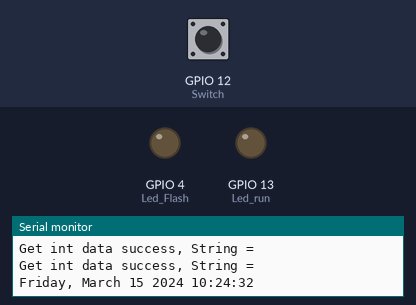
The sketch below on a simulated ESP32. Parts: output pins drawn as LEDs (lit = HIGH), the last lines printed to the serial monitor. Inputs (shaded band) come from the test bench; at power-on: GPIO 12 (Switch) LOW. WiFi joins after 1.5 s; servers stay silent unless stated; the local clock reads 2024-03-15 10:24:30 at power-on unless the sketch sets it; the camera gives no picture; the Firebase database answers and starts empty.

Above: at 3.1 s.
3.2 s: GPIO 12 (Switch) pulled HIGH for 3.2 s
At 3.73 s:
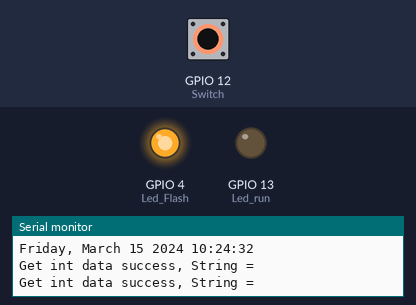
Timing chart, 0 to 7.2 s (numbered marks = the images above; inputs shaded):
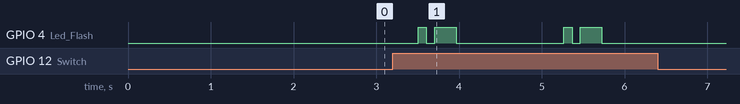

Measured:
- after the input at 3.2 s, GPIO 4 (Led_Flash): LOW → HIGH after 0.30 s, → LOW 0.10 s later, → HIGH 0.10 s later, → LOW 0.26 s later, … (8 changes in this stretch)

The sketch:

ESP32-CAM_part.ino
```cpp
#include "secrets.h"

void setup() {
  Serial.begin(115200);
  while (!Serial) {  ;  }
  pinMode(Led_Flash, OUTPUT);
  pinMode(Led_run, OUTPUT);

  InitWiFi();
  configTime(gmtOffset_sec, daylightOffset_sec, ntpServer);
  printLocalTime();
  LINE.setToken(LINE_TOKEN);

  initCamera();
  InitFirebase();
}

void loop() {
    if (Firebase.ready()) {
      if (Firebase.getString(fbdo, "/Security_System_firebase/opentimehour")) {
        //Success
        Serial.print("Get int data success, String = ");
        Serial.println(fbdo.stringData());
      } else {
        //Failed?, get the error reason from fbdo

        Serial.print("Error in getData, ");
        Serial.println(fbdo.errorReason());
      }

      if (Firebase.getString(fbdo, "/Security_System_firebase/opentimeminute")) {
        //Success
        Serial.print("Get int data success, String = ");
        Serial.println(fbdo.stringData());
      } else {
        //Failed?, get the error reason from fbdo

        Serial.print("Error in getData, ");
        Serial.println(fbdo.errorReason());
      }
    }

    if(digitalRead(Switch) == 1){
           Camera_capture();
           Serial.println("OK");
    }

    printLocalTime();
    delay(1000);
}
```

secrets.h
```cpp
// Santi&be  Youtube
// https://www.youtube.com/watch?v=I-HbdRWwMVY

#include <WiFi.h>
#include "esp_camera.h"
#include "esp_system.h"
#include "time.h"
#include <TridentTD_LineNotify.h>
#include <WiFi.h>
#include <FirebaseESP32.h>

#define SSID        "MICS_LAB"   //WiFi name
#define PASSWORD    "nlhsmics306"   //PASSWORD
#define LINE_TOKEN  "zqOlxdPlSp95ymYvCuNF7BCX7hczaTUmxjogUD5m3BR"

// Pin definition for CAMERA_MODEL_AI_THINKER
#define PWDN_GPIO_NUM     32
#define RESET_GPIO_NUM    -1
#define XCLK_GPIO_NUM      0
#define SIOD_GPIO_NUM     26
#define SIOC_GPIO_NUM     27

#define Y9_GPIO_NUM       35
#define Y8_GPIO_NUM       34
#define Y7_GPIO_NUM       39
#define Y6_GPIO_NUM       36
#define Y5_GPIO_NUM       21
#define Y4_GPIO_NUM       19
#define Y3_GPIO_NUM       18
#define Y2_GPIO_NUM        5
#define VSYNC_GPIO_NUM    25
#define HREF_GPIO_NUM     23
#define PCLK_GPIO_NUM     22

const char* ntpServer = "pool.ntp.org";
const long  gmtOffset_sec = 25200;
const int   daylightOffset_sec = 3600;

const int Led_Flash = 4;
const int Led_run = 13;
int Switch = 12;

#include "addons/TokenHelper.h"

/* 1. Define the WiFi credentials */
#define WIFI_SSID "MICS_LAB"
#define WIFI_PASSWORD "nlhsmics306"

/* 2. Define the API Key */
#define API_KEY "AIzaSyCb6FUrKcXm2vlo-Rd2qUmi4B4xRifbjpA"

/* 3. Define the RTDB URL */
#define DATABASE_URL "https://security-system-9a73d-default-rtdb.firebaseio.com/" //<databaseName>.firebaseio.com or <databaseName>.<region>.firebasedatabase.app

/* 4. Define the user Email and password that alreadey registerd or added in your project */
#define DATABASE_SECRET "kp6ASeT23IWKSJt6pnKIhgNNO839oQ6LUGvtNTVM"

/* 5. Define FirebaseESP8266 data object for data sending and receiving */
FirebaseData fbdo;

/* 6. Define the FirebaseAuth data for authentication data */
FirebaseAuth auth;

/* 7. Define the FirebaseConfig data for config data */
FirebaseConfig config;

void initCamera() {
  camera_config_t config;
  config.ledc_channel = LEDC_CHANNEL_0;
  config.ledc_timer = LEDC_TIMER_0;
  config.pin_d0 = Y2_GPIO_NUM;
  config.pin_d1 = Y3_GPIO_NUM;
  config.pin_d2 = Y4_GPIO_NUM;
  config.pin_d3 = Y5_GPIO_NUM;
  config.pin_d4 = Y6_GPIO_NUM;
  config.pin_d5 = Y7_GPIO_NUM;
  config.pin_d6 = Y8_GPIO_NUM;
  config.pin_d7 = Y9_GPIO_NUM;
  config.pin_xclk = XCLK_GPIO_NUM;
  config.pin_pclk = PCLK_GPIO_NUM;
  config.pin_vsync = VSYNC_GPIO_NUM;
  config.pin_href = HREF_GPIO_NUM;
  config.pin_sscb_sda = SIOD_GPIO_NUM;
  config.pin_sscb_scl = SIOC_GPIO_NUM;
  config.pin_pwdn = PWDN_GPIO_NUM;
  config.pin_reset = RESET_GPIO_NUM;
  config.xclk_freq_hz = 20000000;
  config.pixel_format = PIXFORMAT_JPEG;

  if(psramFound()){
// FRAMESIZE_ +
//QQVGA/160x120//QQVGA2/128x160//QCIF/176x144//HQVGA/240x176
//QVGA/320x240//CIF/400x296//VGA/640x480//SVGA/800x600//XGA/1024x768
//SXGA/1280x1024//UXGA/1600x1200//QXGA/2048*1536
    config.frame_size = FRAMESIZE_XGA;
    config.jpeg_quality = 10;
    config.fb_count = 2;
  } else {
    config.frame_size = FRAMESIZE_QQVGA;
    config.jpeg_quality = 12;
    config.fb_count = 1;
  }

  // Init Camera
  esp_err_t err = esp_camera_init(&config);
  if (err != ESP_OK) {
    Serial.printf("Camera init failed with error 0x%x", err);
    return;
  }
}

void Send_line(uint8_t *image_data,size_t   image_size){
   LINE.notifyPicture("Oh..shit",image_data, image_size);
}

void Camera_capture() {
  digitalWrite(Led_Flash, HIGH);
  delay(100);
  digitalWrite(Led_Flash, LOW);
  delay(100);
  digitalWrite(Led_Flash, HIGH);
  camera_fb_t * fb = NULL;
  delay(200);
  // Take Picture with Camera
  fb = esp_camera_fb_get();
  if(!fb) {
    Serial.println("Camera capture failed");
    return;
  }
   digitalWrite(Led_Flash, LOW);
   Send_line(fb->buf,fb->len);
   esp_camera_fb_return(fb);
  // Serial.println("Going to sleep now");
  // esp_deep_sleep_start();
  // Serial.println("This will never be printed");

}

void InitWiFi() {
  WiFi.begin(SSID, PASSWORD);
  Serial.printf("WiFi connecting to %s\n",  SSID);
  while(WiFi.status() != WL_CONNECTED) { Serial.print("."); delay(400); }
  Serial.printf("\nWiFi connected\nIP : ");
  Serial.println(WiFi.localIP());
}

void InitFirebase() {
  config.api_key = API_KEY;

  /* 10. Assign the RTDB URL (required) */
  config.database_url = DATABASE_URL;

  /* 11. Assign the callback function for the long running token generation task */
  config.token_status_callback = tokenStatusCallback; //see addons/TokenHelper.h

  //Or use legacy authenticate method
  Firebase.begin(DATABASE_URL, DATABASE_SECRET);

  /* 13. Enable auto reconnect the WiFi when connection lost */
  Firebase.reconnectWiFi(true);
}

void printLocalTime()
{
  struct tm timeinfo;
  if(!getLocalTime(&timeinfo)){
    Serial.println("Failed to obtain time");
    return;
  }
  Serial.println(&timeinfo, "%A, %B %d %Y %H:%M:%S");
}
```
